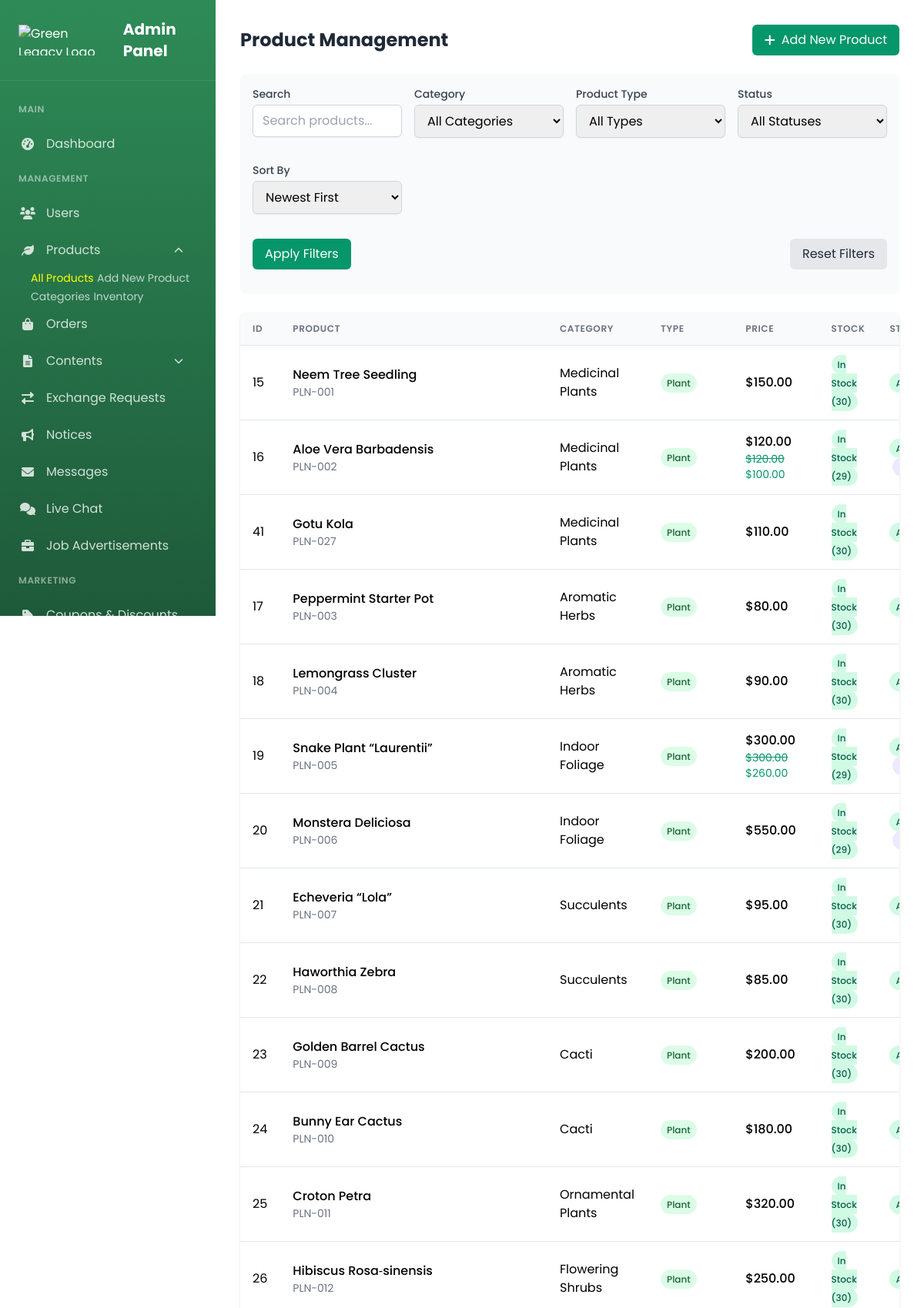
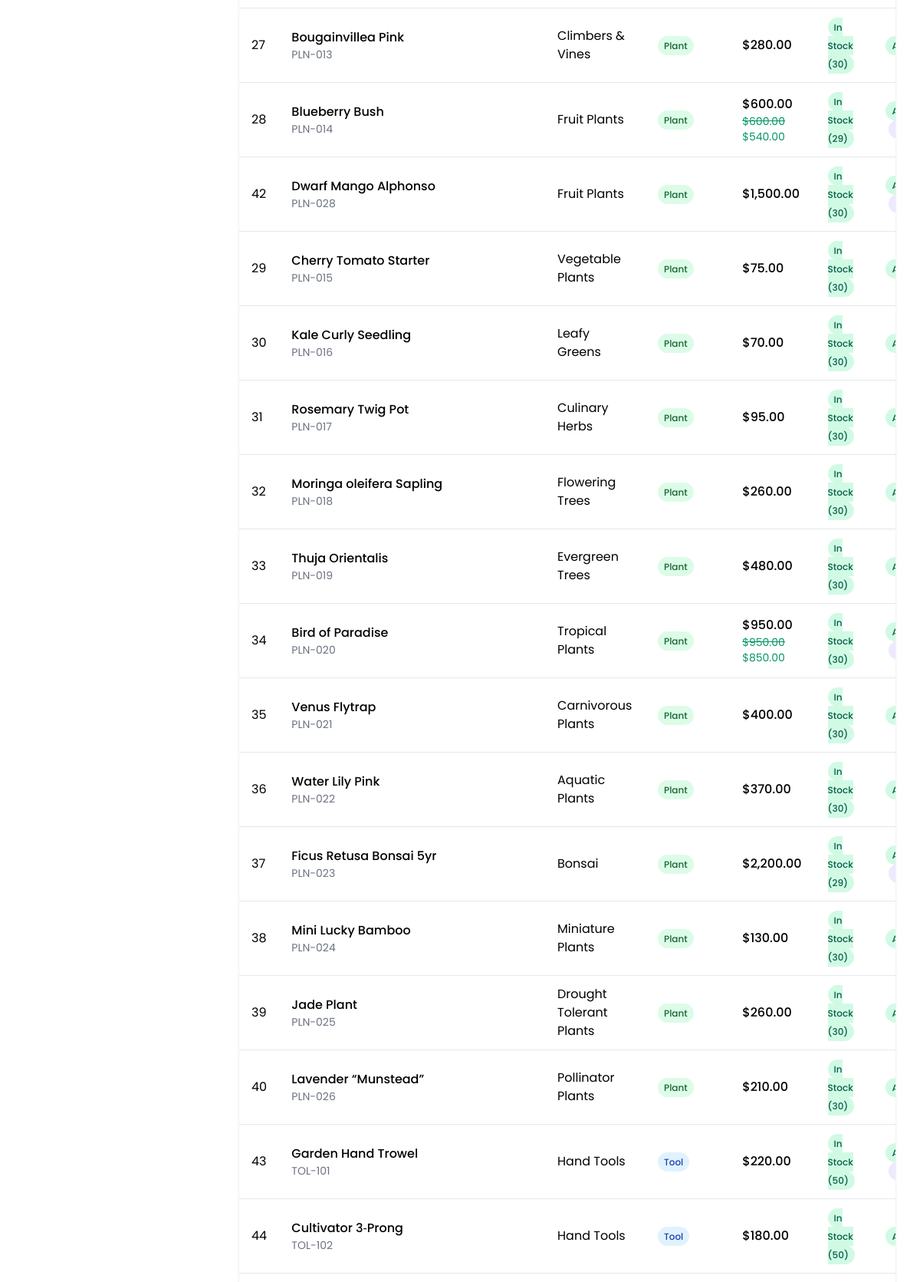
Screenshot of /admin_products.php (signed in, upper part) with the database file from the repository (2 pictures, top to bottom).
### tables this page shows
CREATE TABLE `products` (
  `id` int(11) NOT NULL,
  `category_id` int(11) NOT NULL,
  `name` varchar(255) NOT NULL,
  `slug` varchar(255) NOT NULL,
  `description` text DEFAULT NULL,
  `price` decimal(10,2) NOT NULL,
  `discount_price` decimal(10,2) DEFAULT NULL,
  `sku` varchar(100) DEFAULT NULL,
  `product_type` enum('plant','tool','pesticide','fertilizer','accessory') NOT NULL,
  `is_featured` tinyint(1) DEFAULT 0,
  `is_active` tinyint(1) DEFAULT 1,
  `created_at` timestamp NOT NULL DEFAULT current_timestamp(),
  `updated_at` timestamp NOT NULL DEFAULT current_timestamp() ON UPDATE current_timestamp(),
  `average_rating` decimal(3,2) DEFAULT 0.00,
  `review_count` int(11) DEFAULT 0,
  `season` varchar(100) DEFAULT NULL,
  `climate_zone` varchar(100) DEFAULT NULL
);

CREATE TABLE `categories` (
  `id` int(11) NOT NULL,
  `name` varchar(100) NOT NULL,
  `slug` varchar(100) NOT NULL,
  `description` text DEFAULT NULL,
  `parent_id` int(11) DEFAULT NULL,
  `product_type` enum('plant','tool','pesticide','fertilizer','accessory','all') NOT NULL DEFAULT 'all',
  `image` varchar(255) DEFAULT NULL,
  `is_active` tinyint(1) DEFAULT 1,
  `created_at` timestamp NOT NULL DEFAULT current_timestamp(),
  `updated_at` timestamp NOT NULL DEFAULT current_timestamp() ON UPDATE current_timestamp()
);

CREATE TABLE `product_inventory` (
  `id` int(11) NOT NULL,
  `product_id` int(11) NOT NULL,
  `quantity` int(11) NOT NULL DEFAULT 0,
  `low_stock_threshold` int(11) DEFAULT 5,
  `is_in_stock` tinyint(1) DEFAULT 1,
  `updated_at` timestamp NOT NULL DEFAULT current_timestamp() ON UPDATE current_timestamp()
);

### admin_products.php (the view, shortened to what this page needs)
<?php
require_once 'db_connect.php';
$search = $_GET['search'] ?? '';
$productType = $_GET['type'] ?? '';
$status = $_GET['status'] ?? '';
$sort = $_GET['sort'] ?? 'newest';
$query = "SELECT p.*, c.name as category_name, pi.quantity
          FROM products p
          JOIN categories c ON p.category_id = c.id
          JOIN product_inventory pi ON p.id = pi.product_id
          WHERE 1=1";
switch ($sort) {
    default:
        $query .= " ORDER BY p.created_at DESC";
        break;
}
$stmt = $conn->prepare($query);
$stmt->execute();
$result = $stmt->get_result();
$products = $result->fetch_all(MYSQLI_ASSOC);
?>
<?php include 'admin_sidebar.php'; ?>
<!DOCTYPE html>
<html lang="en">
<head>
  <link href="https://cdn.jsdelivr.net/npm/tailwindcss@2.1.2/dist/tailwind.min.css" rel="stylesheet">
  <link rel="stylesheet" href="https://cdnjs.cloudflare.com/ajax/libs/font-awesome/6.0.0/css/all.min.css">
</head>
<body>
  <div class="content-container">
    <div class="flex justify-between items-center mb-6">
      <h1 class="text-2xl font-bold text-gray-800">Product Management</h1>
      <a href="admin_add_product.php" class="bg-green-600 hover:bg-green-700 text-white px-4 py-2 rounded-md flex items-center">
        <i class="fas fa-plus mr-2"></i> Add New Product
      </a>
    </div>
    <div class="filter-container">
      <form method="GET" class="grid grid-cols-1 md:grid-cols-4 gap-4">
        <div class="filter-group">
          <label for="search" class="block text-sm font-medium text-gray-700 mb-1">Search</label>
          <input type="text" id="search" name="search" value="<?php echo htmlspecialchars($search); ?>"
                 class="w-full px-3 py-2 border border-gray-300 rounded-md shadow-sm focus:outline-none focus:ring-green-500 focus:border-green-500"
                 placeholder="Search products...">
        </div>
        <div class="filter-group">
          <label for="category" class="block text-sm font-medium text-gray-700 mb-1">Category</label>
          <select id="category" name="category" class="w-full px-3 py-2 border border-gray-300 rounded-md shadow-sm focus:outline-none focus:ring-green-500 focus:border-green-500">
            <option value="all">All Categories</option>
          </select>
        </div>
        <div class="filter-group">
          <label for="type" class="block text-sm font-medium text-gray-700 mb-1">Product Type</label>
          <select id="type" name="type" class="w-full px-3 py-2 border border-gray-300 rounded-md shadow-sm focus:outline-none focus:ring-green-500 focus:border-green-500">
            <option value="all" <?php echo $productType === 'all' ? 'selected' : ''; ?>>All Types</option>
          </select>
        </div>
        <div class="filter-group">
          <label for="status" class="block text-sm font-medium text-gray-700 mb-1">Status</label>
          <select id="status" name="status" class="w-full px-3 py-2 border border-gray-300 rounded-md shadow-sm focus:outline-none focus:ring-green-500 focus:border-green-500">
            <option value="all" <?php echo empty($status) || $status === 'all' ? 'selected' : ''; ?>>All Statuses</option>
          </select>
        </div>
        <div class="filter-group">
          <label for="sort" class="block text-sm font-medium text-gray-700 mb-1">Sort By</label>
          <select id="sort" name="sort" class="w-full px-3 py-2 border border-gray-300 rounded-md shadow-sm focus:outline-none focus:ring-green-500 focus:border-green-500">
            <option value="newest" <?php echo $sort === 'newest' ? 'selected' : ''; ?>>Newest First</option>
          </select>
        </div>
        <div class="filter-group md:col-span-4 flex justify-between">
          <button type="submit" class="bg-green-600 hover:bg-green-700 text-white px-4 py-2 rounded-md">
            Apply Filters
          </button>
          <a href="admin_products.php" class="bg-gray-200 hover:bg-gray-300 text-gray-800 px-4 py-2 rounded-md">
            Reset Filters
          </a>
        </div>
      </form>
    </div>
    <div class="bg-white rounded-lg shadow overflow-hidden table-container">
      <table class="product-table">
        <thead>
          <tr>
            <th>ID</th>
            <th>Product</th>
            <th>Category</th>
            <th>Type</th>
            <th>Price</th>
            <th>Stock</th>
            <th>Status</th>
          </tr>
        </thead>
        <tbody>
          <?php if (empty($products)): ?>
            <tr>
              <td colspan="8" class="text-center py-4 text-gray-500">No products found matching your criteria</td>
            </tr>
          <?php else: ?>
            <?php foreach ($products as $product): ?>
              <?php
              if ($product['quantity'] <= 0) {
                  $stockStatus = 'Out of Stock';
                  $stockClass = 'badge-outofstock';
              } elseif ($product['quantity'] <= 5) {
                  $stockStatus = 'Low Stock';
                  $stockClass = 'badge-lowstock';
              } else {
                  $stockStatus = 'In Stock';
                  $stockClass = 'badge-instock';
              }
              $statusClass = $product['is_active'] ? 'badge-active' : 'badge-inactive';
              $typeClass = 'badge-' . $product['product_type'];
              ?>
              <tr>
                <td><?php echo $product['id']; ?></td>
                <td>
                  <div class="font-medium"><?php echo htmlspecialchars($product['name']); ?></div>
                  <div class="text-sm text-gray-500"><?php echo htmlspecialchars($product['sku']); ?></div>
                </td>
                <td><?php echo htmlspecialchars($product['category_name']); ?></td>
                <td>
                  <span class="badge-type <?php echo $typeClass; ?>">
                    <?php echo ucfirst($product['product_type']); ?>
                  </span>
                </td>
                <td>
                  <div class="font-medium">$<?php echo number_format($product['price'], 2); ?></div>
                  <?php if ($product['discount_price']): ?>
                    <div class="text-sm text-green-600">
                      <s>$<?php echo number_format($product['price'], 2); ?></s>
                      $<?php echo number_format($product['discount_price'], 2); ?>
                    </div>
                  <?php endif; ?>
                </td>
                <td>
                  <span class="<?php echo $stockClass; ?> px-2 py-1 rounded-full text-xs font-medium">
                    <?php echo $stockStatus; ?> (<?php echo $product['quantity']; ?>)
                  </span>
                </td>
                <td>
                  <span class="<?php echo $statusClass; ?> px-2 py-1 rounded-full text-xs font-medium">
                  </span>
                  <?php if ($product['is_featured']): ?>
                    <span class="bg-purple-100 text-purple-800 px-2 py-1 rounded-full text-xs font-medium ml-1">
                    </span>
                  <?php endif; ?>
                </td>
              </tr>
            <?php endforeach; ?>
          <?php endif; ?>
        </tbody>
      </table>
    </div>
  </div>
</body>
</html>

### admin_sidebar.php (style rules this page uses)
:root { --primary-green: #2E8B57; --light-green: #a8e6cf; --sidebar-width: 280px; }
body { font-family: 'Poppins', sans-serif; }

### admin_products.php (style rules this page uses)
body { font-family: 'Poppins', sans-serif; margin-left: 280px; }
.content-container { padding: 2rem; }
.badge-active { background-color: #d1fae5; color: #065f46; }
.badge-instock { background-color: #d1fae5; color: #065f46; }
.badge-type { padding: 0.25rem 0.5rem; border-radius: 9999px; font-size: 0.75rem; font-weight: 500; }
.badge-plant { background-color: #dcfce7; color: #166534; }
.badge-tool { background-color: #e0f2fe; color: #1e40af; }
.table-container { overflow-x: auto; }
.product-table { width: 100%; border-collapse: collapse; }
.product-table th, .product-table td { padding: 0.75rem 1rem; text-align: left; border-bottom: 1px solid #e5e7eb; }
.product-table th { background-color: #f9fafb; font-weight: 600; text-transform: uppercase; font-size: 0.75rem; letter-spacing: 0.05em; color: #6b7280; }
.filter-container { background-color: #f9fafb; border-radius: 0.5rem; padding: 1rem; margin-bottom: 1.5rem; }
.filter-group { margin-bottom: 1rem; }

### rows the page displays
products: id "15", name "Neem Tree Seedling", sku "PLN-001", category.name "Medicinal Plants", product_type "Plant", price "150.00", product_inventory.quantity "In Stock", product_inventory.quantity "30"
products: id "16", name "Aloe Vera Barbadensis", sku "PLN-002", category.name "Medicinal Plants", product_type "Plant", price "120.00", discount_price "100.00", product_inventory.quantity "In Stock", product_inventory.quantity "29"
products: id "41", name "Gotu Kola", sku "PLN-027", category.name "Medicinal Plants", product_type "Plant", price "110.00", product_inventory.quantity "In Stock", product_inventory.quantity "30"
products: id "17", name "Peppermint Starter Pot", sku "PLN-003", category.name "Aromatic Herbs", product_type "Plant", price "80.00", product_inventory.quantity "In Stock", product_inventory.quantity "30"
products: id "18", name "Lemongrass Cluster", sku "PLN-004", category.name "Aromatic Herbs", product_type "Plant", price "90.00", product_inventory.quantity "In Stock", product_inventory.quantity "30"
products: id "19", name "Snake Plant “Laurentii”", sku "PLN-005", category.name "Indoor Foliage", product_type "Plant", price "300.00", discount_price "260.00", product_inventory.quantity "In Stock", product_inventory.quantity "29"
products: id "20", name "Monstera Deliciosa", sku "PLN-006", category.name "Indoor Foliage", product_type "Plant", price "550.00", product_inventory.quantity "In Stock", product_inventory.quantity "29"
products: id "21", name "Echeveria “Lola”", sku "PLN-007", category.name "Succulents", product_type "Plant", price "95.00", product_inventory.quantity "In Stock", product_inventory.quantity "30"
products: id "22", name "Haworthia Zebra", sku "PLN-008", category.name "Succulents", product_type "Plant", price "85.00", product_inventory.quantity "In Stock", product_inventory.quantity "30"
products: id "23", name "Golden Barrel Cactus", sku "PLN-009", category.name "Cacti", product_type "Plant", price "200.00", product_inventory.quantity "In Stock", product_inventory.quantity "30"
products: id "24", name "Bunny Ear Cactus", sku "PLN-010", category.name "Cacti", product_type "Plant", price "180.00", product_inventory.quantity "In Stock", product_inventory.quantity "30"
products: id "25", name "Croton Petra", sku "PLN-011", category.name "Ornamental Plants", product_type "Plant", price "320.00", product_inventory.quantity "In Stock", product_inventory.quantity "30"
products: id "26", name "Hibiscus Rosa‑sinensis", sku "PLN-012", category.name "Flowering Shrubs", product_type "Plant", price "250.00", product_inventory.quantity "In Stock", product_inventory.quantity "30"
products: id "27", name "Bougainvillea Pink", sku "PLN-013", category.name "Climbers & Vines", product_type "Plant", price "280.00", product_inventory.quantity "In Stock", product_inventory.quantity "30"
products: id "28", name "Blueberry Bush", sku "PLN-014", category.name "Fruit Plants", product_type "Plant", price "600.00", discount_price "540.00", product_inventory.quantity "In Stock", product_inventory.quantity "29"
products: id "42", name "Dwarf Mango Alphonso", sku "PLN-028", category.name "Fruit Plants", product_type "Plant", price "1,500.00", product_inventory.quantity "In Stock", product_inventory.quantity "30"
products: id "29", name "Cherry Tomato Starter", sku "PLN-015", category.name "Vegetable Plants", product_type "Plant", price "75.00", product_inventory.quantity "In Stock", product_inventory.quantity "30"
products: id "30", name "Kale Curly Seedling", sku "PLN-016", category.name "Leafy Greens", product_type "Plant", price "70.00", product_inventory.quantity "In Stock", product_inventory.quantity "30"
products: id "31", name "Rosemary Twig Pot", sku "PLN-017", category.name "Culinary Herbs", product_type "Plant", price "95.00", product_inventory.quantity "In Stock", product_inventory.quantity "30"
products: id "32", name "Moringa oleifera Sapling", sku "PLN-018", category.name "Flowering Trees", product_type "Plant", price "260.00", product_inventory.quantity "In Stock", product_inventory.quantity "30"
products: id "33", name "Thuja Orientalis", sku "PLN-019", category.name "Evergreen Trees", product_type "Plant", price "480.00", product_inventory.quantity "In Stock", product_inventory.quantity "30"
products: id "34", name "Bird of Paradise", sku "PLN-020", category.name "Tropical Plants", product_type "Plant", price "950.00", discount_price "850.00", product_inventory.quantity "In Stock", product_inventory.quantity "30"
products: id "35", name "Venus Flytrap", sku "PLN-021", category.name "Carnivorous Plants", product_type "Plant", price "400.00", product_inventory.quantity "In Stock", product_inventory.quantity "30"
products: id "36", name "Water Lily Pink", sku "PLN-022", category.name "Aquatic Plants", product_type "Plant", price "370.00", product_inventory.quantity "In Stock", product_inventory.quantity "30"
products: id "37", name "Ficus Retusa Bonsai 5yr", sku "PLN-023", category.name "Bonsai", product_type "Plant", price "2,200.00", product_inventory.quantity "In Stock", product_inventory.quantity "29"
products: id "38", name "Mini Lucky Bamboo", sku "PLN-024", category.name "Miniature Plants", product_type "Plant", price "130.00", product_inventory.quantity "In Stock", product_inventory.quantity "30"
products: id "39", name "Jade Plant", sku "PLN-025", category.name "Drought Tolerant Plants", product_type "Plant", price "260.00", product_inventory.quantity "In Stock", product_inventory.quantity "30"
products: id "40", name "Lavender “Munstead”", sku "PLN-026", category.name "Pollinator Plants", product_type "Plant", price "210.00", product_inventory.quantity "In Stock", product_inventory.quantity "30"
products: id "43", name "Garden Hand Trowel", sku "TOL-101", category.name "Hand Tools", product_type "Tool", price "220.00", product_inventory.quantity "In Stock", product_inventory.quantity "50"
products: id "44", name "Cultivator 3‑Prong", sku "TOL-102", category.name "Hand Tools", product_type "Tool", price "180.00", product_inventory.quantity "In Stock", product_inventory.quantity "50"
